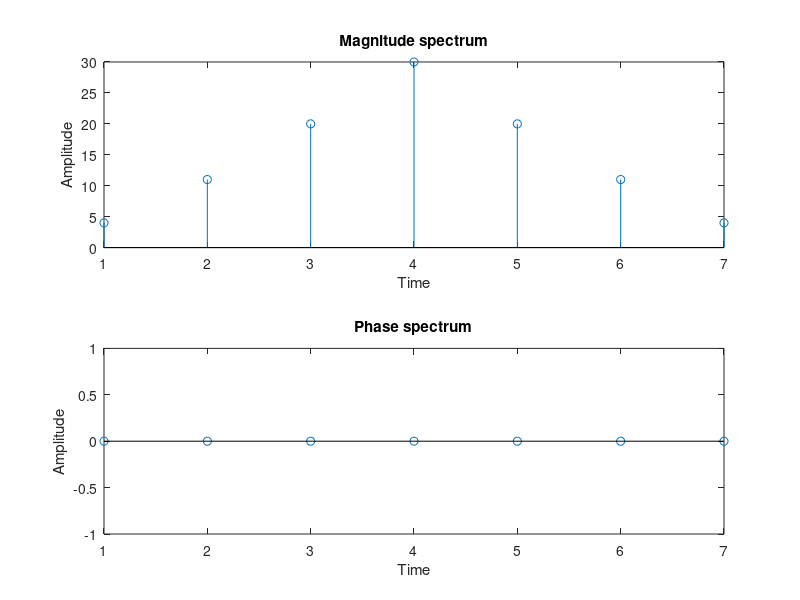

The MATLAB source for this figure:
clc;
close all;
clear all;
x=[1,2,3,4];
h=[4,3,2,1];
N1=length(x);
N2=length(h);
N=N1+N2-1;
y=zeros(1,N);
for n=1:N
    for k=1:N2
        if(n-k+1>0 && n-k+1<=N2)
            y(n)=y(n)+x(k)*h(n-k+1);
        end
    end
end
a=1:N;
subplot(2,1,1);
stem(a,abs(y(a)));
title("Magnitude spectrum");
xlabel("Time");
ylabel("Amplitude");
subplot(2,1,2);
stem(a,angle(y(a)));
title("Phase spectrum");
xlabel("Time");
ylabel("Amplitude");
